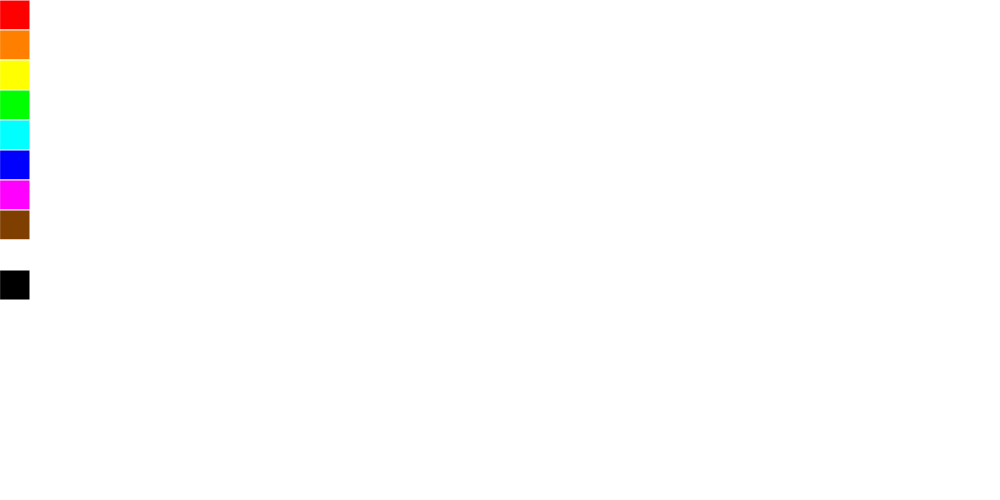
Frame 1 (no input)
Frame 60 (no input): identical to frame 1, image omitted
Frame 120 (the mouse pressed at the canvas centre since frame 60): identical to frame 1, image omitted

The p5.js sketch that drew this single still picture (run headless with seeded random() and noise() and a simulated clock; from frame 60 on, the mouse is pressed at the canvas centre):

// p5.js sketch
// ── sketch.js
// Setup function runs once at the beginning
function setup() {
  createCanvas(1000, 500); // Create a canvas with width 1000 and height 500
}

// Draw function runs continuously
function draw() {
  // Color pickers
  strokeWeight(1); // Set the stroke weight to 1
  stroke(255); // Set the stroke color to white
  // Draw color rectangles
  fill(255, 0, 0); // Red
  rect(0, 0, 30, 30);
  fill(255, 127, 0); // Orange
  rect(0, 30, 30, 30);
  fill(255, 255, 0); // Yellow
  rect(0, 60, 30, 30);
  fill(0, 255, 0); // Green
  rect(0, 90, 30, 30);
  fill(0, 255, 255); // Cyan
  rect(0, 120, 30, 30);
  fill(0, 0, 255); // Blue
  rect(0, 150, 30, 30);
  fill(255, 0, 255); // Magenta
  rect(0, 180, 30, 30);
  fill(127, 63, 0); // Brown
  rect(0, 210, 30, 30);
  fill("white");
  rect(0, 240, 30, 30);
  fill("black");
  rect(0, 270, 30, 30);
}

// Function to handle mouse clicks
function mouseClicked() {
  let x = mouseX; // Get the x-coordinate of the mouse
  let y = mouseY; // Get the y-coordinate of the mouse
  // Check which color is clicked and set 'c' accordingly
  if (x >= 0 && x <= 30 && y >= 0 && y <= 30) {
    c = color(255, 0, 0); // Red
  }
  if (x >= 0 && x <= 30 && y >= 30 && y <= 60) {
    c = color(255, 127, 0); // Orange
  }
  if (x >= 0 && x <= 30 && y >= 60 && y <= 90) {
    c = color(255, 255, 0); // Yellow
  }
  if (x >= 0 && x <= 30 && y >= 90 && y <= 120) {
    c = color(0, 255, 0); // Green
  }
  if (x >= 0 && x <= 30 && y >= 120 && y <= 150) {
    c = color(0, 255, 255); // Cyan
  }
  if (x >= 0 && x <= 30 && y >= 150 && y <= 180) {
    c = color(0, 0, 255); // Blue
  }
  if (x >= 0 && x <= 30 && y >= 180 && y <= 210) {
    c = color(255, 0, 255); // Magenta
  }
  if (x >= 0 && x <= 30 && y >= 210 && y <= 240) {
    c = color(127, 63, 0); // Brown
  }
  if (x >= 0 && x <= 30 && y >= 240 && y <= 270) {
    c = color("white");
  }
  if (x >= 0 && x <= 30 && y >= 270 && y <= 300) {
    c = color("black");
  }
}

// Function to draw when the mouse is dragged
function mouseDragged() {
  stroke(c); // Set stroke color to 'c'
  strokeWeight(10); // Set stroke weight to 10
  line(mouseX, mouseY, pmouseX, pmouseY); // Draw a line from previous mouse position to current mouse position
}

// Function to handle key presses
function keyPressed() {
  if (keyCode == 32) {
    // Check if the spacebar is pressed
    background(255); // Clear the canvas by setting background to white
  }
}
